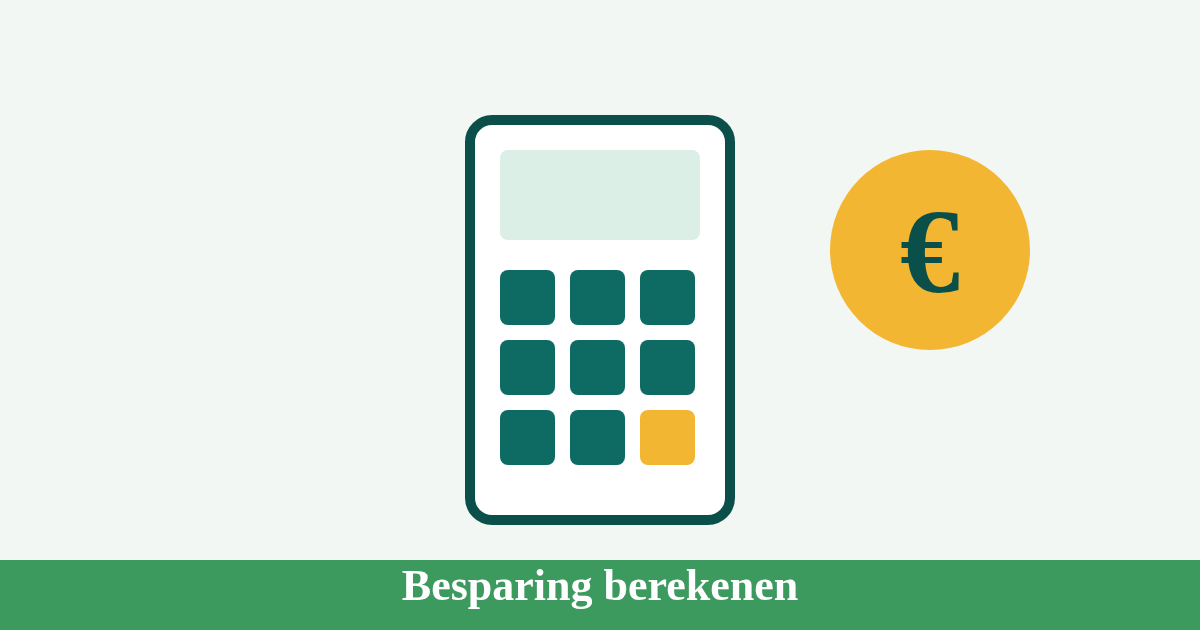
#> input picture src/assets/og/besparing-berekenen.png, 1200 x 630 px, given in place of home.png, which was not available
$ python images.py
#> lines starting #> are read from the running program, lines starting #| are printed output that depends on the picture
# Eigen illustraties (SVG) -> PNG (Chrome) -> WebP (Pillow). Ook og:image (1200x630) en favicons.
import subprocess, os, tempfile
from PIL import Image
T='#0e6b63';D='#0a4f49';L='#3c9a5f';M='#dcefe6';S='#f2b632';W='#ffffff';BG='#f2f7f4'
house=f'<path d="M380 330 600 160l220 170v230H380z" fill="{W}" stroke="{D}" stroke-width="8"/><rect x="560" y="440" width="80" height="120" fill="{M}" stroke="{D}" stroke-width="6"/><rect x="430" y="370" width="80" height="70" fill="#bfe3f0" stroke="{D}" stroke-width="6"/><rect x="690" y="370" width="80" height="70" fill="#bfe3f0" stroke="{D}" stroke-width="6"/>'
ground=f'<rect x="0" y="560" width="1200" height="70" fill="{L}"/>'
sun=f'<circle cx="1020" cy="120" r="60" fill="{S}"/>'
roofins=f'<path d="M360 330 600 140l240 190" fill="none" stroke="{S}" stroke-width="26" stroke-linejoin="round"/>'
art={
'home':sun+ground+house+roofins+f'<g transform="translate(860 470)"><rect width="120" height="90" rx="6" fill="{W}" stroke="{D}" stroke-width="6"/><circle cx="60" cy="45" r="28" fill="none" stroke="{T}" stroke-width="8"/></g><g transform="translate(360 330) rotate(-38.37)"><rect x="40" y="-55" width="70" height="40" fill="{D}"/><rect x="115" y="-55" width="70" height="40" fill="{D}"/><rect x="190" y="-55" width="70" height="40" fill="{D}"/></g>',
'spouwmuurisolatie-kosten':ground+f'<rect x="380" y="120" width="140" height="440" fill="#c86b4a"/><rect x="520" y="120" width="120" height="440" fill="{S}"/><rect x="640" y="120" width="140" height="440" fill="#d9d2c5"/>'+''.join(f'<line x1="380" y1="{y}" x2="520" y2="{y}" stroke="#fff" stroke-width="4"/>' for y in range(150,560,40))+''.join(f'<circle cx="{560+(i%3)*25}" cy="{150+i*22}" r="9" fill="#fff8e4"/>' for i in range(18))+f'<path d="M180 300h200" stroke="{T}" stroke-width="18"/><path d="M360 280l30 20-30 20z" fill="{T}"/>',
'dakisolatie-kosten':sun+ground+house+f'<path d="M340 330 600 125l260 205" fill="none" stroke="{S}" stroke-width="44" stroke-linejoin="round"/><path d="M330 320 600 105l270 215" fill="none" stroke="#c86b4a" stroke-width="14" stroke-linejoin="round"/>',
'vloerisolatie-kosten':f'<rect x="200" y="140" width="800" height="240" fill="{W}" stroke="{D}" stroke-width="8"/><rect x="200" y="380" width="800" height="30" fill="#8a6a4a"/><rect x="200" y="410" width="800" height="50" fill="{S}"/><rect x="200" y="460" width="800" height="120" fill="#b9a68f"/>'+''.join(f'<rect x="{x}" y="380" width="22" height="80" fill="#6f533a"/>' for x in range(240,1000,120))+f'<path d="M300 300c40-40 80 40 120 0" stroke="{T}" stroke-width="10" fill="none"/>',
'hybride-warmtepomp-kosten':ground+house+f'<g transform="translate(850 420)"><rect width="200" height="140" rx="8" fill="{W}" stroke="{D}" stroke-width="8"/><circle cx="80" cy="70" r="46" fill="none" stroke="{T}" stroke-width="10"/><path d="M80 30v80M40 70h80" stroke="{T}" stroke-width="8"/><rect x="145" y="25" width="35" height="90" fill="{M}"/></g><path d="M640 480C700 520 780 520 850 490" stroke="{S}" stroke-width="12" fill="none" stroke-dasharray="18 12"/>',
'zonnepanelen-na-2027':sun+ground+house+'<g transform="translate(380 330) rotate(-37.69)">'+''.join(f'<rect x="{x}" y="-46" width="52" height="40" fill="{D}" stroke="#7fb8d6" stroke-width="3"/>' for x in (20,77,134,191))+'</g>'+f'<text x="120" y="250" font-family="Georgia,serif" font-size="80" font-weight="700" fill="{T}">2027</text>',
'thuisbatterij-terugverdienen':f'<rect x="460" y="120" width="280" height="440" rx="20" fill="{W}" stroke="{D}" stroke-width="10"/><rect x="560" y="95" width="80" height="30" rx="6" fill="{D}"/><rect x="490" y="400" width="220" height="130" rx="8" fill="{L}"/><rect x="490" y="300" width="220" height="90" rx="8" fill="{M}"/><path d="M610 170l-50 90h45l-20 80 70-110h-48l25-60z" fill="{S}"/>'+ground,
'subsidie-isde':ground+house+f'<circle cx="900" cy="230" r="110" fill="{S}"/><text x="900" y="275" text-anchor="middle" font-family="Georgia,serif" font-size="140" font-weight="700" fill="{D}">€</text><circle cx="300" cy="230" r="70" fill="{L}"/><path d="M265 232l25 25 45-50" stroke="#fff" stroke-width="14" fill="none" stroke-linecap="round"/>',
'energiebespaarlening-warmtefonds':ground+house+f'<g transform="translate(830 170)"><rect width="250" height="160" rx="14" fill="{W}" stroke="{D}" stroke-width="8"/><text x="125" y="115" text-anchor="middle" font-family="Georgia,serif" font-size="96" font-weight="700" fill="{T}">0%</text></g><circle cx="250" cy="250" r="80" fill="{S}"/><text x="250" y="290" text-anchor="middle" font-family="Georgia,serif" font-size="110" font-weight="700" fill="{D}">€</text>',
'zonneboiler-kosten':sun+ground+house+'<g transform="translate(380 330) rotate(-37.69)">'+''.join(f'<rect x="{x}" y="-50" width="60" height="44" fill="{T}" stroke="{W}" stroke-width="3"/>'+''.join(f'<line x1="{x+8+i*11}" y1="-46" x2="{x+8+i*11}" y2="-10" stroke="{M}" stroke-width="3"/>' for i in range(5)) for x in (60,130))+'</g>'+f'<g transform="translate(860 300)"><rect width="130" height="250" rx="60" fill="{W}" stroke="{D}" stroke-width="8"/><path d="M65 70c-22 30-22 60 0 75 22-15 22-45 0-75z" fill="#7fb8d6"/><rect x="25" y="170" width="80" height="14" rx="7" fill="{T}"/></g><path d="M520 240C700 200 800 260 880 330" fill="none" stroke="{S}" stroke-width="8" stroke-dasharray="18 12"/>',
'huis-verduurzamen-waar-beginnen':sun+ground+house+roofins+f'<g transform="translate(850 420)"><rect width="200" height="140" rx="8" fill="{W}" stroke="{D}" stroke-width="8"/><circle cx="80" cy="70" r="46" fill="none" stroke="{T}" stroke-width="10"/><rect x="145" y="25" width="35" height="90" fill="{M}"/></g><rect x="690" y="340" width="80" height="18" fill="{M}" stroke="{D}" stroke-width="4"/>'+''.join(f'<line x1="{x}" y1="343" x2="{x}" y2="355" stroke="{D}" stroke-width="3"/>' for x in range(702,770,12))+'<g transform="translate(380 330) rotate(-37.69)">'+''.join(f'<rect x="{x}" y="-46" width="52" height="40" fill="{D}" stroke="#7fb8d6" stroke-width="3"/>' for x in (40,97,154))+'</g>'+''.join(f'<g><circle cx="{x}" cy="{y}" r="38" fill="{c}"/><text x="{x}" y="{y+16}" text-anchor="middle" font-family="Georgia,serif" font-size="46" font-weight="700" fill="{W}">{n}</text></g>' for x,y,n,c in ((600,95,1,L),(805,335,2,T),(1100,400,3,T),(300,215,4,S))),
}
calc=f'<g transform="translate(470 120)"><rect width="260" height="400" rx="22" fill="{W}" stroke="{D}" stroke-width="10"/><rect x="30" y="30" width="200" height="90" rx="8" fill="{M}"/>'+''.join(f'<rect x="{30+(i%3)*70}" y="{150+(i//3)*70}" width="55" height="55" rx="8" fill="{T if i!=8 else S}"/>' for i in range(9))+'</g>'
def label(t):return f'<text x="600" y="600" text-anchor="middle" font-family="Georgia,serif" font-size="44" font-weight="700" fill="{W}">{t}</text>'
art['rekentools']=ground+calc+label('Rekentools')
art['besparing-berekenen']=ground+calc+f'<circle cx="930" cy="250" r="100" fill="{S}"/><text x="930" y="292" text-anchor="middle" font-family="Georgia,serif" font-size="120" font-weight="700" fill="{D}">€</text>'+label('Besparing berekenen')
art['terugverdientijd-berekenen']=ground+calc+f'<circle cx="930" cy="260" r="110" fill="{W}" stroke="{D}" stroke-width="10"/><path d="M930 190v70l50 35" stroke="{T}" stroke-width="14" fill="none" stroke-linecap="round"/>'+label('Terugverdientijd berekenen')
art['isde-subsidie-berekenen']=ground+calc+f'<circle cx="930" cy="260" r="100" fill="{L}"/><path d="M885 262l30 30 55-60" stroke="#fff" stroke-width="16" fill="none" stroke-linecap="round"/>'+label('ISDE-subsidie berekenen')
art['vergelijken']=ground+f'<rect x="250" y="110" width="700" height="400" fill="{W}" stroke="{D}" stroke-width="8"/>'+''.join(f'<rect x="250" y="{110+i*80}" width="700" height="80" fill="{M if i==0 else W}" stroke="{D}" stroke-width="3"/>' for i in range(5))+''.join(f'<rect x="460" y="{210+i*80}" width="{[380,250,450,160][i]}" height="30" rx="6" fill="{[L,T,S,L][i]}"/>' for i in range(4))+label('Alle maatregelen vergelijken')
art['glasisolatie-kosten']=sun+ground+f'<g transform="translate(400 130)"><rect width="400" height="420" fill="{W}" stroke="{D}" stroke-width="14"/><rect x="30" y="30" width="160" height="170" fill="#bfe3f0" stroke="{D}" stroke-width="6"/><rect x="210" y="30" width="160" height="170" fill="#bfe3f0" stroke="{D}" stroke-width="6"/><rect x="30" y="220" width="160" height="170" fill="#bfe3f0" stroke="{D}" stroke-width="6"/><rect x="210" y="220" width="160" height="170" fill="#bfe3f0" stroke="{D}" stroke-width="6"/>'+''.join(f'<path d="M{x} {y}l40-40" stroke="#fff" stroke-width="8" stroke-linecap="round"/>' for x,y in ((60,110),(240,110),(60,300),(240,300)))+'</g>'+f'<text x="1000" y="400" text-anchor="middle" font-family="Georgia,serif" font-size="90" font-weight="700" fill="{T}">hr++</text>'
art['match']=art['home']
os.makedirs('src/assets/img',exist_ok=True);os.makedirs('src/assets/og',exist_ok=True);os.makedirs('src/assets/icons',exist_ok=True)
tmp=tempfile.mkdtemp()
def shot(svg,out,w,h):
#> called with out = 'src/assets/og/home.png', w = 1200, h = 630
    f=os.path.join(tmp,'p.html');open(f,'w').write(f'<html><body style="margin:0"><svg xmlns="http://www.w3.org/2000/svg" width="{w}" height="{h}" viewBox="0 0 1200 630"><rect width="1200" height="630" fill="{BG}"/>{svg}</svg></body></html>')
    subprocess.run(['google-chrome','--headless=new','--no-sandbox','--disable-gpu','--hide-scrollbars','--force-device-scale-factor=1',f'--window-size={w},{h}',f'--screenshot={out}','file://'+f],capture_output=True)
#> (this line was passed over: subprocess is not available in this run)
for k,svg in art.items():
    png=f'src/assets/og/{k}.png'; shot(svg,png,1200,630)
    if k not in ('match','rekentools','besparing-berekenen','terugverdientijd-berekenen','isde-subsidie-berekenen','vergelijken'):
        im=Image.open(png).convert('RGB')
#> im is the input picture: PIL image 1200x630 RGB; mean R, G, B 211.6, 227.2, 212.6
        for w in (1200,600): im.resize((w,int(w*630/1200)),Image.LANCZOS).save(f'src/assets/img/{k}-{w}.webp','WEBP',quality=82)
#> this loop made 2 passes
#> pass 2, `for w in (1200,600): im.resize((w,int(w*630/1200)),Image.LANCZOS).save..`:
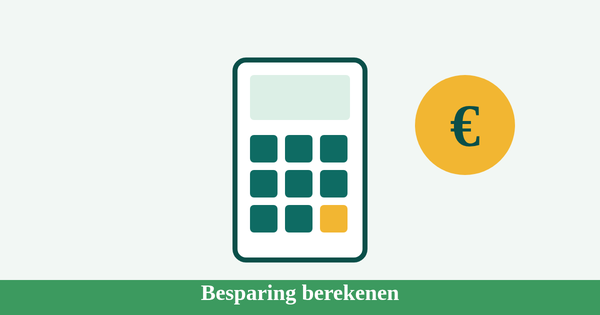
#> saved as home-600.webp: PIL image 600x315 RGB; mean R, G, B 211.6, 227.1, 212.5
#> pass 2 of the loop `for k,svg in art.items():`:
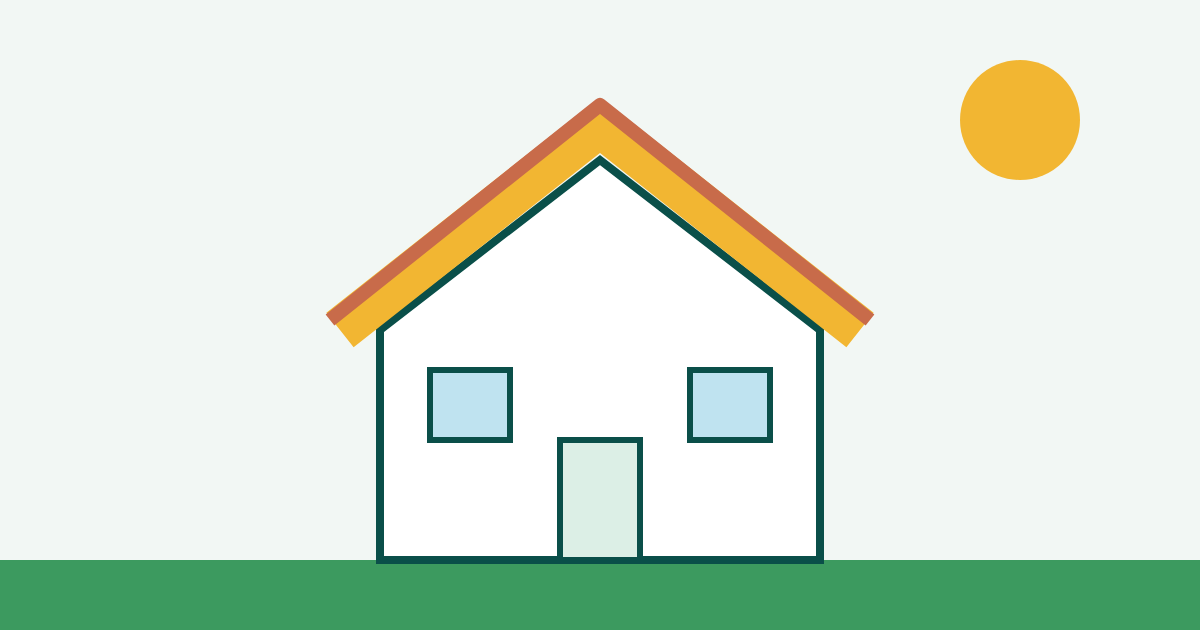
#> input picture src/assets/og/dakisolatie-kosten.png, 1200 x 630 px, given in place of spouwmuurisolatie-kosten.png, which was not available
#> im is the input picture: PIL image 1200x630 RGB; mean R, G, B 217.5, 229.5, 215.2
#> the loop `for w in (1200,600): im.resize((w,int(w*630/1200)),Image.LANCZOS).save..` made 2 passes
#> pass 2, `for w in (1200,600): im.resize((w,int(w*630/1200)),Image.LANCZOS).save..`:
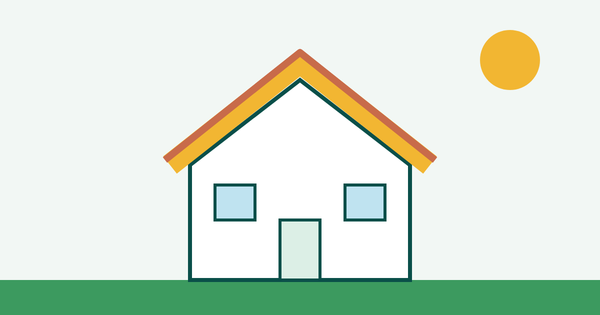
#> saved as spouwmuurisolatie-kosten-600.webp: PIL image 600x315 RGB; mean R, G, B 217.4, 229.4, 215.2
#> (the run stopped early here; a loop or call above may not have finished)
